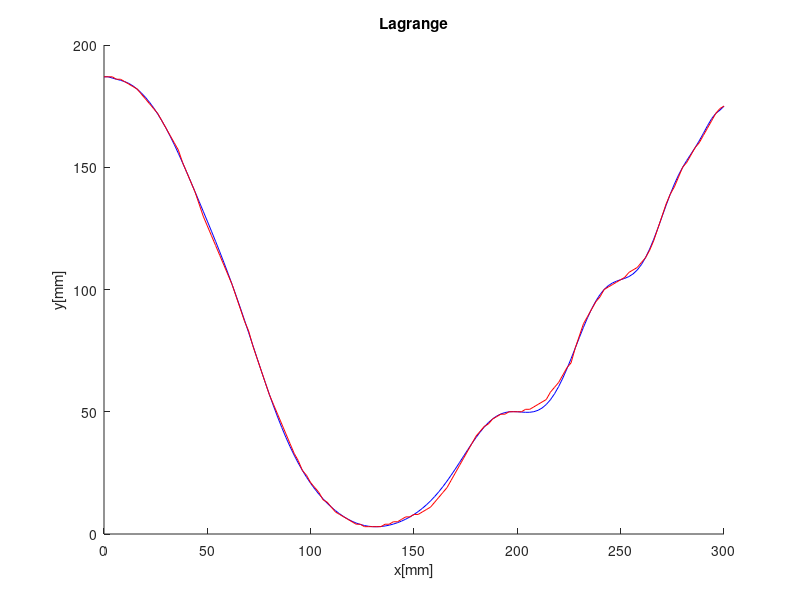
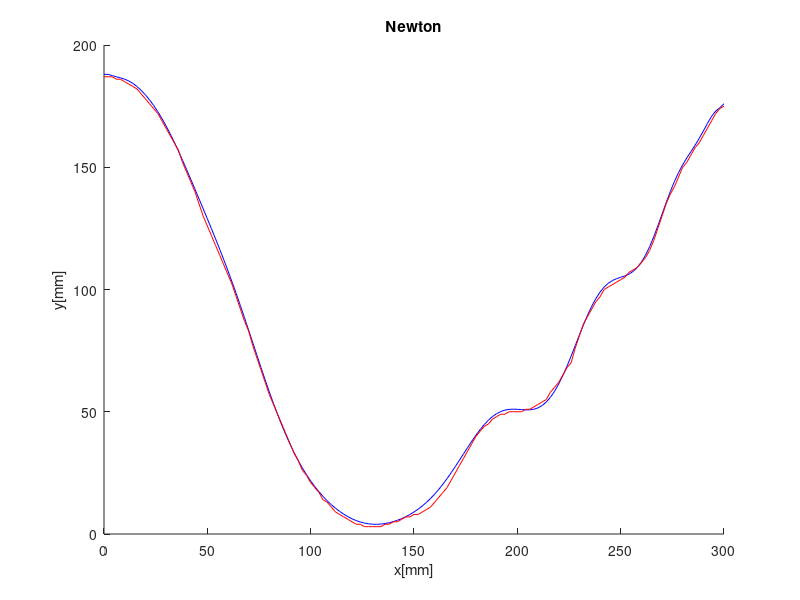
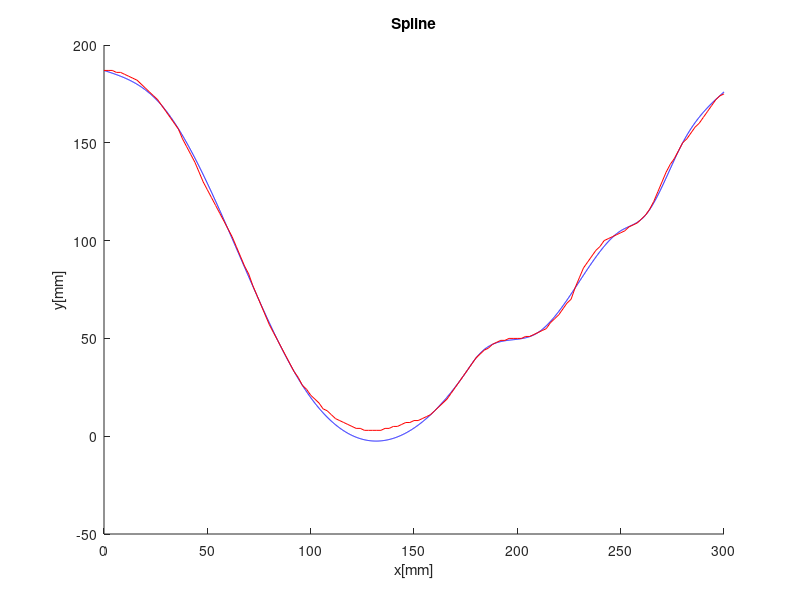
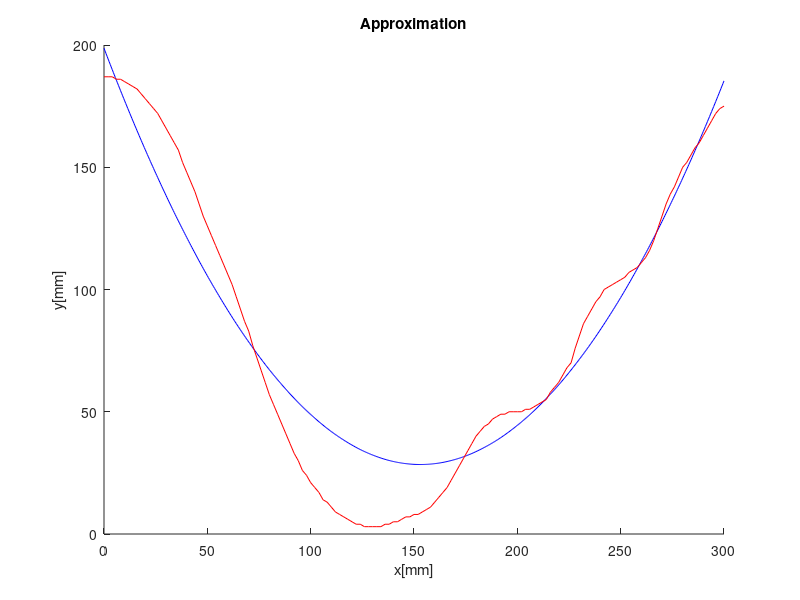

MATLAB code for these plots, in order:
clear all;
clc;
x = 0:2:300;
y = [187, 187, 187, 186, 186, 185, 184 183, 182, 180, 178, 176, 174, 172, 169, 166, 163, 160, 157, 152, 148, 144, 140, 135, 130, 126, 122, 118, 114, 110, 106, 102, 97, 92, 87, 83, 77, 72, 67, 62, 57, 53, 49, 45, 41, 37, 33, 30, 26, 24, 21, 19, 17, 14, 13, 11, 9, 8, 7, 6, 5, 4, 4, 3, 3, 3, 3, 3, 4, 4, 5, 5, 6, 7, 7, 8, 8, 9, 10, 11, 13, 15, 17, 19, 22, 25, 28, 31, 34, 37, 40, 42, 44, 45, 47. 48, 49, 49, 50, 50, 50, 50, 51, 51, 52, 53, 54, 55, 58, 60, 62, 65, 68, 70, 76, 81, 86, 89, 92, 95, 97, 100, 101, 102, 103, 104, 105, 107, 108, 109, 111, 113, 116, 120, 125, 130, 135, 139, 142, 146, 150, 152, 155, 158, 160, 163, 166, 169, 172, 174, 175];
y_23dots = [187, 187, 186, 182, 169, 148, 102, 67, 26, 11, 3, 8, 37, 50, 76, 100, 104, 113, 139, 150, 158, 172, 175];
x_23dots = [0, 2, 6, 16, 28, 40, 62, 76, 96, 110, 130, 150, 178, 200, 228, 242, 250, 262, 274, 280, 286, 296, 300];
%-------------Lagrange------------
n = length(x_23dots);
y_lagrange = 0;
for k = 1:n
    t = 1;
    for j = [1:k-1, k+1:n]
        t = t .* (x-x_23dots(j))./(x_23dots(k)-x_23dots(j));
    end
    y_lagrange = y_lagrange + y_23dots(k) .* t;
end
hold on;
plot(x, y_lagrange, 'blue');
plot (x, y, 'red');
title('Lagrange');
xlabel('x[mm]')
ylabel('y[mm]')
figure;
%--------------Newton-------------
y_newton = 1;
for i = 1:length(y_23dots)
    delta_y (1, i) = y_23dots(i);
end
for i = 2:length(y_23dots)
    for j = 1:length(y_23dots)
        if (j < i)
           delta_y(i, j) = 0; 
        else 
           delta_y(i, j) = (delta_y(i-1, j) - delta_y(i-1, j-1)) / (x_23dots(j) - x_23dots(j-i+1));
        end
    end
end
for i=1:length(y_23dots)
    t = 1;
    for j=1:i-1
        t = t .* (x - x_23dots(j));
    end
    y_newton = y_newton + delta_y(i, i) * t;
end
hold on;
plot (x, y_newton, 'blue');
plot (x, y, 'red');
title('Newton');
xlabel('x[mm]')
ylabel('y[mm]')
figure;
%------------Spline------------
y_10dots = [187, 169, 26, 34, 40, 53, 105, 113, 150, 176];
x_10dots = [0, 28, 96, 176, 180, 210, 250, 262, 280, 300];
Matrix_coeff_left = zeros (26, 26);
Matrix_coeff_right = zeros (1, 26);
for i = 1:9
   Matrix_coeff_right(1, i) = y_10dots(i+1) - y_10dots(i);
end
j = 1;
for i = 1:9
   if i == 1
      Matrix_coeff_left (i, j) = x_10dots(j+1) - x_10dots(j);
      Matrix_coeff_left (i, j+17) = (x_10dots(j+1) - x_10dots(j))^3;
   else
      Matrix_coeff_left (i, j) = x_10dots(j+1) - x_10dots(j);
      Matrix_coeff_left (i, j+8) = (x_10dots(j+1) - x_10dots(j))^2;
      Matrix_coeff_left (i, j+17) = (x_10dots(j+1) - x_10dots(j))^3;
   end
   j = j + 1;
end
j = 1;
for i = 10:17
   if i == 10
      Matrix_coeff_left (i, j) = 1;
      Matrix_coeff_left (i, j+1) = -1;
      Matrix_coeff_left (i, j+17) = 3*((x_10dots(j+1) - x_10dots(j))^2);
   else
      Matrix_coeff_left (i, j) = 1;
      Matrix_coeff_left (i, j+1) = -1;
      Matrix_coeff_left (i, j+8) = 2*(x_10dots(j+1) - x_10dots(j));
      Matrix_coeff_left (i, j+17) = 3*((x_10dots(j+1) - x_10dots(j))^2);
   end
   j = j + 1;
end
j = 1;
for i = 18:25
   if i == 18
      Matrix_coeff_left (i, j+9) = -1;
      Matrix_coeff_left (i, j+17) = 3*(x_10dots(j+1) - x_10dots(j));
   else
      Matrix_coeff_left (i, j+8) = 1;
      Matrix_coeff_left (i, j+9) = -1;
      Matrix_coeff_left (i, j+17) = 3*(x_10dots(j+1) - x_10dots(j));
   end
   j = j + 1;
end
Matrix_coeff_left (26, 17) = 1;
Matrix_coeff_left (26, 26) = 3*(x_10dots(10) - x_10dots(9));
Matrix_coeff_right = Matrix_coeff_right';
coeff_spl = Matrix_coeff_left\Matrix_coeff_right;
x_10dots_1 = 0:0.1:28;
x_10dots_2 = 28:0.1:96;
x_10dots_3 = 96:0.1:176;
x_10dots_4 = 176:0.1:180;
x_10dots_5 = 180:0.1:210;
x_10dots_6 = 210:0.1:250;
x_10dots_7 = 250:0.1:262;
x_10dots_8 = 262:0.1:280;
x_10dots_9 = 280:0.1:300;
S_1 = y_10dots(1) + coeff_spl(1)*(x_10dots_1-x_10dots(1)) + coeff_spl(18)*((x_10dots_1-x_10dots(1)).^3);
S_2 = y_10dots(2) + coeff_spl(2)*(x_10dots_2-x_10dots(2)) + coeff_spl(10)*((x_10dots_2-x_10dots(2)).^2) + coeff_spl(19)*((x_10dots_2-x_10dots(2)).^3);
S_3 = y_10dots(3) + coeff_spl(3)*(x_10dots_3-x_10dots(3)) + coeff_spl(11)*((x_10dots_3-x_10dots(3)).^2) + coeff_spl(20)*((x_10dots_3-x_10dots(3)).^3);
S_4 = y_10dots(4) + coeff_spl(4)*(x_10dots_4-x_10dots(4)) + coeff_spl(12)*((x_10dots_4-x_10dots(4)).^2) + coeff_spl(21)*((x_10dots_4-x_10dots(4)).^3);
S_5 = y_10dots(5) + coeff_spl(5)*(x_10dots_5-x_10dots(5)) + coeff_spl(13)*((x_10dots_5-x_10dots(5)).^2) + coeff_spl(22)*((x_10dots_5-x_10dots(5)).^3);
S_6 = y_10dots(6) + coeff_spl(6)*(x_10dots_6-x_10dots(6)) + coeff_spl(14)*((x_10dots_6-x_10dots(6)).^2) + coeff_spl(23)*((x_10dots_6-x_10dots(6)).^3);
S_7 = y_10dots(7) + coeff_spl(7)*(x_10dots_7-x_10dots(7)) + coeff_spl(15)*((x_10dots_7-x_10dots(7)).^2) + coeff_spl(24)*((x_10dots_7-x_10dots(7)).^3);
S_8 = y_10dots(8) + coeff_spl(8)*(x_10dots_8-x_10dots(8)) + coeff_spl(16)*((x_10dots_8-x_10dots(8)).^2) + coeff_spl(25)*((x_10dots_8-x_10dots(8)).^3);
S_9 = y_10dots(9) + coeff_spl(9)*(x_10dots_9-x_10dots(9)) + coeff_spl(17)*((x_10dots_9-x_10dots(9)).^2) + coeff_spl(26)*((x_10dots_9-x_10dots(9)).^3);
hold on;
plot(x_10dots_1, S_1, 'blue');
plot(x_10dots_2, S_2, 'blue');
plot(x_10dots_3, S_3, 'blue');
plot(x_10dots_4, S_4, 'blue');
plot(x_10dots_5, S_5, 'blue');
plot(x_10dots_6, S_6, 'blue');
plot(x_10dots_7, S_7, 'blue');
plot(x_10dots_8, S_8, 'blue');
plot(x_10dots_9, S_9, 'blue');
plot (x, y, 'red');
title('Spline');
xlabel('x[mm]')
ylabel('y[mm]')
figure;
%------------Approximation----------------
N = length(x_10dots);
m = 2;
POWERX = zeros(2*m);
for k = 1:2*m
    for i = 1:N
       POWERX(k) =  POWERX(k) + x_10dots(i).^k;
    end
end
SUMX = zeros(m+1, m+1);
for l = 1:m+1
    for j = 1:m+1
        if (j == 1 && l == 1)
            SUMX(l, j) = N;
        else
            SUMX(l, j) = POWERX(l + j - 2);
        end
    end
end
PRAW = zeros(m+1);
for l = 1:m+1 
    for i = 1:N
        PRAW(l) = PRAW(l) + y_10dots(i).*(x_10dots(i).^(l-1));
    end
end
coeff_mnk = SUMX.'\PRAW;
coeff_mnk = coeff_mnk.';
S2 = 1;
for i = 1:N
    S2_ = y_10dots(i);
    for j = 1:m+1
        S2_ = S2_ - coeff_mnk(j).*(x_10dots.^(j-1)); 
    end
    S2 = S2 + (S2_.^2);
end
S2 = S2./(N-m-1);
sigma = sqrt(S2);
x_appr = 0:0.5:300;
y_appr = coeff_mnk(1, 3)*x_appr.^2 + coeff_mnk(1, 2)*x_appr + coeff_mnk(1, 1);
hold on;
plot (x_appr, y_appr, 'blue');
plot (x, y, 'red');
title('Approximation');
xlabel('x[mm]')
ylabel('y[mm]')
figure;
%-----------Differentiation---------------
subplot(1, 2, 1);
hold on;
x_function = 0:1:300;
n = length(x_23dots);
y_function = 0;
for k = 1:n
    t = 1;
    for j = [1:k-1, k+1:n]
        t = t .* (x_function-x_23dots(j))./(x_23dots(k)-x_23dots(j));
    end
    y_function = y_function + y_23dots(k) .* t;
end

d_y_1 = zeros (301);
for i = 1:300
    d_y_1(i) = (y_function(i)-y_function(i+1));
end
plot(x_function, d_y_1, 'green');

d_y_2 = zeros (301);
for i = 2:301
    d_y_2(i) = (y_function(i-1)-y_function(i));
end
plot(x_function, d_y_2, 'magenta');

Margin_of_error_back_and_forth = 1/2;

d_y_3 = zeros (301);
for i = 2:300
    d_y_3(i) = (y_function(i-1)-y_function(i+1))/2;
end
plot(x_function, d_y_3, 'blue');

Margin_of_error_center_first_diff = 1/6;

d_y_4 = zeros (301);
for i = 2:300
    d_y_4(i) = (y_function(i-1)-2*y_function(i)+y_function(i+1))/2;
end
plot(x_function, d_y_4, 'black');

Margin_of_error_center_second_diff = 1/12;
disp('Margin of error of differentiation:');
disp('Back and forth : '); 
disp(Margin_of_error_back_and_forth);
disp('Center (first): ');
disp(Margin_of_error_center_first_diff);
disp('Center (second): ');
disp(Margin_of_error_center_second_diff);

title('Differentiation');
xlabel('x[mm]')
ylabel('y[mm]')
subplot(1, 2, 2);
plot (x, (y), 'red');
xlabel('x[mm]')
ylabel('y[mm]')
figure;
%--------------Integration---------------
subplot(1,2,1);
hold on;
i_y_1 = zeros (301);
for i = 1:301
    if i == 1
        i_y_1(i) = y_function(i);
    else
        i_y_1(i) = y_function(i) + i_y_1(i-1); 
    end
end
plot(x_function, i_y_1, 'green');

i_y_2 = zeros (301);
for i = 1:300
    if i == 1
        i_y_2(i) = y_function(i+1);
    else
        i_y_2(i) = y_function(i+1) + i_y_2(i-1); 
    end
end
plot(x_function, i_y_2, 'blue');

Margin_of_error_left_and_right_integration = 1/2;

i_y_3 = zeros (151);
for i = 1:150
    if i == 1
        i_y_3(i) = y_function(((2*i-1)+(2*i+1))/2) * 2;
    else
        i_y_3(i) = y_function(((2*i-1)+(2*i+1))/2) * 2 + i_y_3(i-1); 
    end
end
plot(x, i_y_3, 'magenta');

Margin_of_error_center_integration = 2/24;

i_y_4 = zeros (301);
for i = 1:300
    if i == 1
        i_y_4(i) = ((y_function(i)+y_function(i+1))/2);
    else
        i_y_4(i) = ((y_function(i)+y_function(i+1))/2) + i_y_4(i-1); 
    end
end
plot(x_function, i_y_4, 'yellow');

Margin_of_error_trapeziod_integration = 1/4320;

i_y_5 = zeros (151);
for i = 1:150
    if i == 1
        i_y_5(i) = 1/3 * (y_function(2*i-1)+4*y_function(((2*i-1)+(2*i+1))/2)+y_function(2*i+1));
    else
        i_y_5(i) = 1/3 * (y_function(2*i-1)+4*y_function(((2*i-1)+(2*i+1))/2)+y_function(2*i+1)) + i_y_5(i-1); 
    end
end
plot(x, i_y_5, 'black');

Margin_of_error_simpson_integration = 2/2880;

disp('Margin of error of integration:');
disp('Left and right : '); 
disp(Margin_of_error_left_and_right_integration);
disp('Center: ');
disp(Margin_of_error_center_integration);
disp('Trapeziod: ');
disp(Margin_of_error_trapeziod_integration);
disp('Simpson: ');
disp(Margin_of_error_simpson_integration);

title('Integration');
xlabel('x[mm]')
ylabel('y[mm]')
subplot(1, 2, 2);
plot (x, y, 'red');
xlabel('x[mm]')
ylabel('y[mm]')